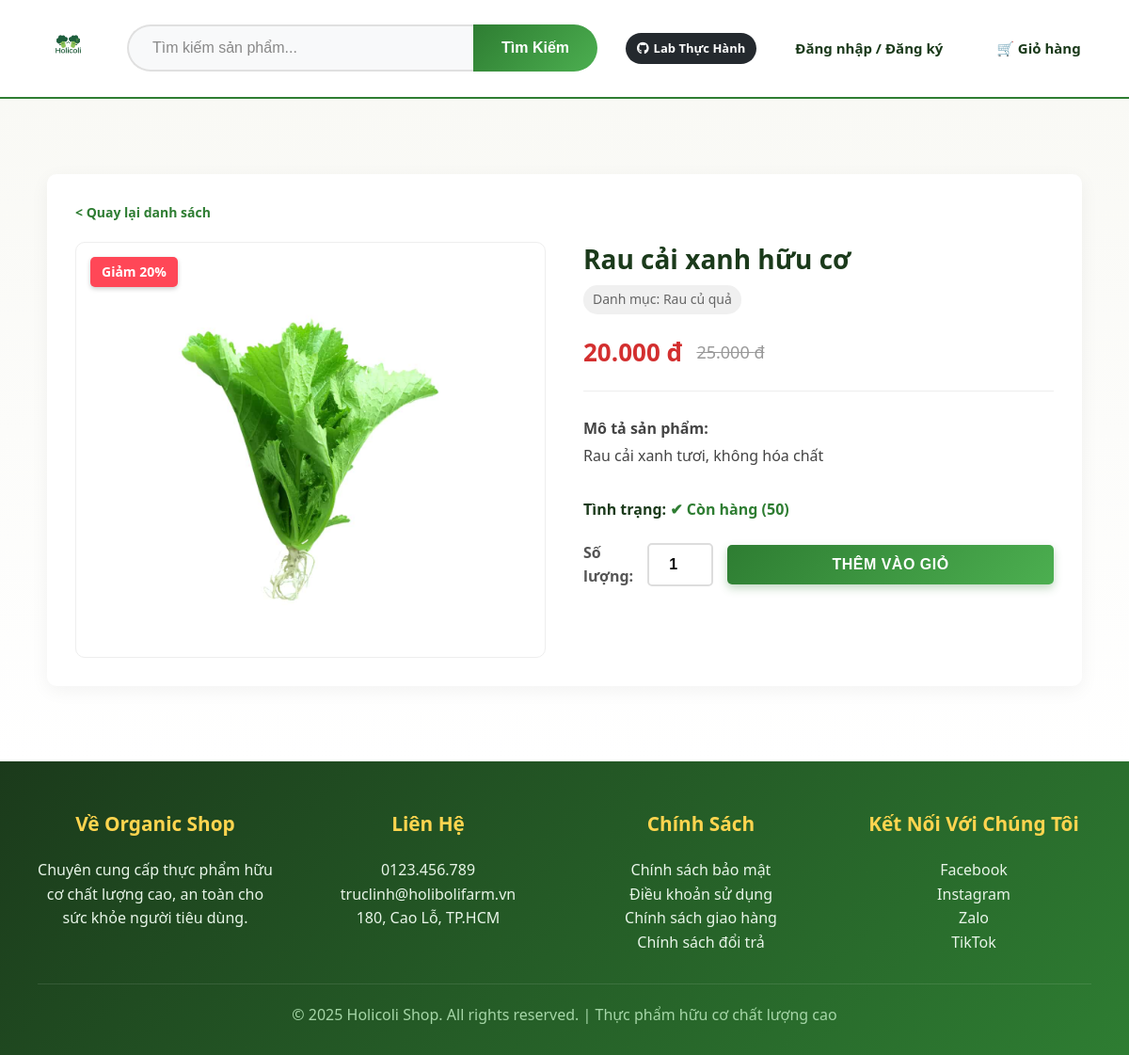
/pages/product_detail.php?id=1, run on the app's committed database.
### tables this page shows
CREATE TABLE IF NOT EXISTS `products` (
  `id` int NOT NULL AUTO_INCREMENT,
  `sku` varchar(50) DEFAULT NULL,
  `name` varchar(200) NOT NULL,
  `category_id` int DEFAULT NULL,
  `price` decimal(10,2) NOT NULL,
  `sale_price` decimal(10,2) DEFAULT NULL,
  `description` text,
  `image` varchar(255) DEFAULT NULL,
  `stock` int DEFAULT '0',
  `unit` varchar(50) DEFAULT 'kg',
  `weight` decimal(8,2) DEFAULT NULL COMMENT 'Trọng lượng tính theo gram',
  `is_organic` tinyint(1) DEFAULT '1',
  `is_active` tinyint(1) DEFAULT '1' COMMENT '1: Đang bán, 0: Ngưng bán',
  `created_at` timestamp NULL DEFAULT CURRENT_TIMESTAMP,
  `updated_at` timestamp NULL DEFAULT CURRENT_TIMESTAMP ON UPDATE CURRENT_TIMESTAMP,
  PRIMARY KEY (`id`),
  UNIQUE KEY `sku` (`sku`),
  KEY `idx_products_category` (`category_id`),
  KEY `idx_products_active` (`is_active`)
);

CREATE TABLE IF NOT EXISTS `categories` (
  `id` int NOT NULL AUTO_INCREMENT,
  `name` varchar(100) NOT NULL,
  `description` text,
  `created_at` timestamp NULL DEFAULT CURRENT_TIMESTAMP,
  PRIMARY KEY (`id`)
);

### src/pages/product_detail.php (the view, shortened to what this page needs)
<?php
$database = new Database();
$db = $database->getConnection();
$db->exec("set names utf8");
$id = isset($_GET['id']) ? $_GET['id'] : die('Lỗi: Không tìm thấy ID sản phẩm.');
$query = "SELECT p.*, c.name as category_name
          FROM products p
          LEFT JOIN categories c ON p.category_id = c.id
          WHERE p.id = ? LIMIT 0,1";
$stmt = $db->prepare($query);
$stmt->bindParam(1, $id);
$stmt->execute();
$product = $stmt->fetch(PDO::FETCH_ASSOC);
$final_price = $product['sale_price'] ?: $product['price'];
$has_discount = $product['sale_price'] && $product['sale_price'] < $product['price'];
$discount_percent = $has_discount ? round((($product['price'] - $product['sale_price']) / $product['price']) * 100) : 0;
?>
<?php include '../includes/header.php'; ?>
<main class="content">
    <div class="detail-container">
        <div style="margin-bottom: 10px; color: #888; font-size: 14px;">
            <a href="products.php" style="color: #2E7D32; text-decoration: none; font-weight: 600;"> < Quay lại danh sách</a>
        </div>
        <div class="product-detail-wrapper">
            <div class="detail-image-box">
                <?php if ($has_discount): ?>
                    <div class="discount-badge-detail">
                        Giảm <?php echo $discount_percent; ?>%
                    </div>
                <?php endif; ?>
                <img src="../assets/images/<?php echo $product['image']; ?>"
                     alt="<?php echo htmlspecialchars($product['name']); ?>"
                     class="detail-image"
                     onerror="this.src='../assets/images/logo.png'">
            </div>
            <div class="detail-info">
                <h1><?php echo htmlspecialchars($product['name']); ?></h1>
                <p class="detail-category">Danh mục: <?php echo htmlspecialchars($product['category_name']); ?></p>
                <div class="detail-price">
                    <span><?php echo number_format($final_price, 0, ',', '.'); ?> đ</span>
                    <?php if ($has_discount): ?>
                        <span class="detail-old-price"><?php echo number_format($product['price'], 0, ',', '.'); ?> đ</span>
                    <?php endif; ?>
                </div>
                <div class="detail-desc">
                    <strong>Mô tả sản phẩm:</strong><br>
                    <?php echo nl2br(htmlspecialchars($product['description'])); ?>
                </div>
                <div style="margin-bottom: 20px;">
                    <strong>Tình trạng:</strong>
                    <?php if ($product['stock'] > 0): ?>
                        <span style="color: #2E7D32; font-weight: bold;">✔ Còn hàng (<?php echo $product['stock']; ?>)</span>
                    <?php else: ?>
                        <span style="color: #d32f2f; font-weight: bold;">✖ Hết hàng</span>
                    <?php endif; ?>
                </div>
                <?php if ($product['stock'] > 0): ?>
                    <div class="add-cart-form">
                        <label for="quantity" style="font-weight: 600; color: #555;">Số lượng:</label>
                        <input type="number" id="quantity" value="1" min="1" max="<?php echo $product['stock']; ?>" class="quantity-input">
                        <button class="btn-add-cart-big add-to-cart" data-product-id="<?php echo $product['id']; ?>">
                            Thêm vào giỏ
                        </button>
                    </div>
                <?php endif; ?>
            </div>
        </div>
    </div>
</main>
<?php include '../includes/footer.php'; ?>

### src/assets/css/style.css (style rules this page uses)
* { margin: 0; padding: 0; box-sizing: border-box; }
body { font-family: 'Segoe UI', Tahoma, Geneva, Verdana, sans-serif; color: #1B3A1B; line-height: 1.6; background-color: #f8f9fa; }
.content { background: linear-gradient(180deg, #F9F9F5 0%, #FFFFFF 100%); padding: 60px 40px; }
.add-to-cart { width: 100%; background: linear-gradient(135deg, #2E7D32, #4CAF50); color: white; border: none; padding: 14px; border-radius: 12px; cursor: pointer; font-weight: 600; font-size: 1rem; transition: all 0.3s ease; text-transform: uppercase; letter-spacing: 0.5px; }

### src/pages/product_detail.php (style rules this page uses)
.content { flex: 1 !important; }
.detail-container { max-width: 1100px; margin: 20px auto; background: #fff; padding: 30px; border-radius: 10px; box-shadow: 0 5px 20px rgba(0,0,0,0.05); }
.product-detail-wrapper { display: grid; grid-template-columns: 1fr 1fr; gap: 40px; margin-top: 20px; }
.detail-image-box { width: 100%; border: 1px solid #eee; border-radius: 10px; overflow: hidden; display: flex; align-items: center; justify-content: center; padding: 20px; position: relative; background: #fff; }
.detail-image { width: 100%; height: auto; max-height: 400px; object-fit: contain; }
.discount-badge-detail { position: absolute; top: 15px; left: 15px; background: #ff4757; color: white; padding: 5px 12px; font-weight: bold; border-radius: 5px; font-size: 14px; box-shadow: 0 2px 5px rgba(0,0,0,0.2); }
.detail-info h1 { font-size: 28px; color: #1B3A1B; margin-bottom: 10px; line-height: 1.3; }
.detail-category { color: #666; font-size: 14px; margin-bottom: 20px; display: inline-block; background: #f0f0f0; padding: 4px 10px; border-radius: 15px; }
.detail-price { margin-bottom: 25px; display: flex; align-items: center; gap: 15px; border-bottom: 1px solid #eee; padding-bottom: 20px; }
.detail-price span:first-child { font-size: 26px; color: #d32f2f; font-weight: bold; }
.detail-old-price { font-size: 18px; color: #999; text-decoration: line-through; }
.detail-desc { line-height: 1.8; color: #444; margin-bottom: 30px; }
.add-cart-form { display: flex; gap: 15px; align-items: center; margin-top: 20px; }
.quantity-input { width: 70px; padding: 12px; border: 2px solid #ddd; border-radius: 5px; font-size: 16px; text-align: center; font-weight: bold; }
.btn-add-cart-big { background: linear-gradient(135deg, #2E7D32, #4CAF50); color: white; padding: 12px 35px; border: none; border-radius: 5px; font-size: 16px; font-weight: bold; cursor: pointer; transition: transform 0.2s, box-shadow 0.2s; box-shadow: 0 4px 10px rgba(46, 125, 50, 0.3); text-transform: uppercase; }

### data on the page
products: discount_percent "20", image (picture), name "Rau cải xanh hữu cơ", category.name "Rau củ quả", sale_price "20.000", price "25.000", description "Rau cải xanh tươi, không hóa chất", stock "50"
